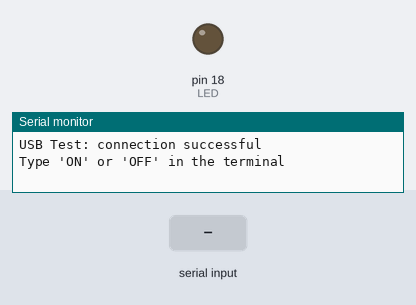
Bench run of a sketch on a simulated Arduino Uno, built with avr-gcc and run on an emulated ATmega328P. Shown: output pins drawn as LEDs (lit = HIGH), the last lines printed to the serial monitor. Inputs (shaded band) come from the test bench.

Above: at 4.2 s.
4.3 s: "ON\n" received over Serial
At 4.8 s:
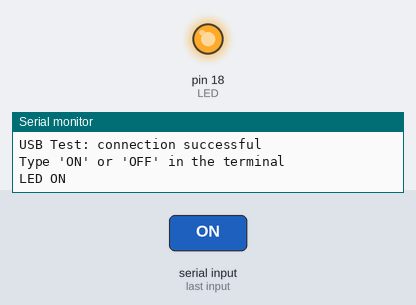
5.8 s: "OFF\n" received over Serial
At 7.1 s:
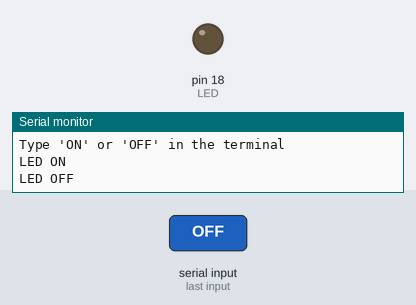
Timing chart, 0 to 8.8 s (numbered marks = the images above; inputs shaded):
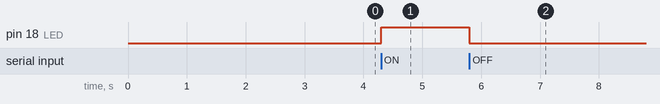

Measured:
- after the input at 4.3 s, pin 18 (LED): LOW → HIGH at once
- after the input at 5.8 s, pin 18 (LED): HIGH → LOW at once

The sketch:

USB_test.ino
```cpp
#define LED 18

void setup() {
  Serial.begin(115200);
  delay(3000);

  pinMode(LED, OUTPUT);

  Serial.println("USB Test: connection successful");
  Serial.println("Type 'ON' or 'OFF' in the terminal");
}

void loop() {
  if (Serial.available()) {
    String command = Serial.readStringUntil('\n');
    command.trim();

    if (command == "ON") {
      Serial.println("LED ON");
      digitalWrite(LED, HIGH);
    } else if (command == "OFF") {
      Serial.println("LED OFF");
      digitalWrite(LED, LOW);
    } else {
      Serial.println("Unknown command");
    }
  }
}
```
